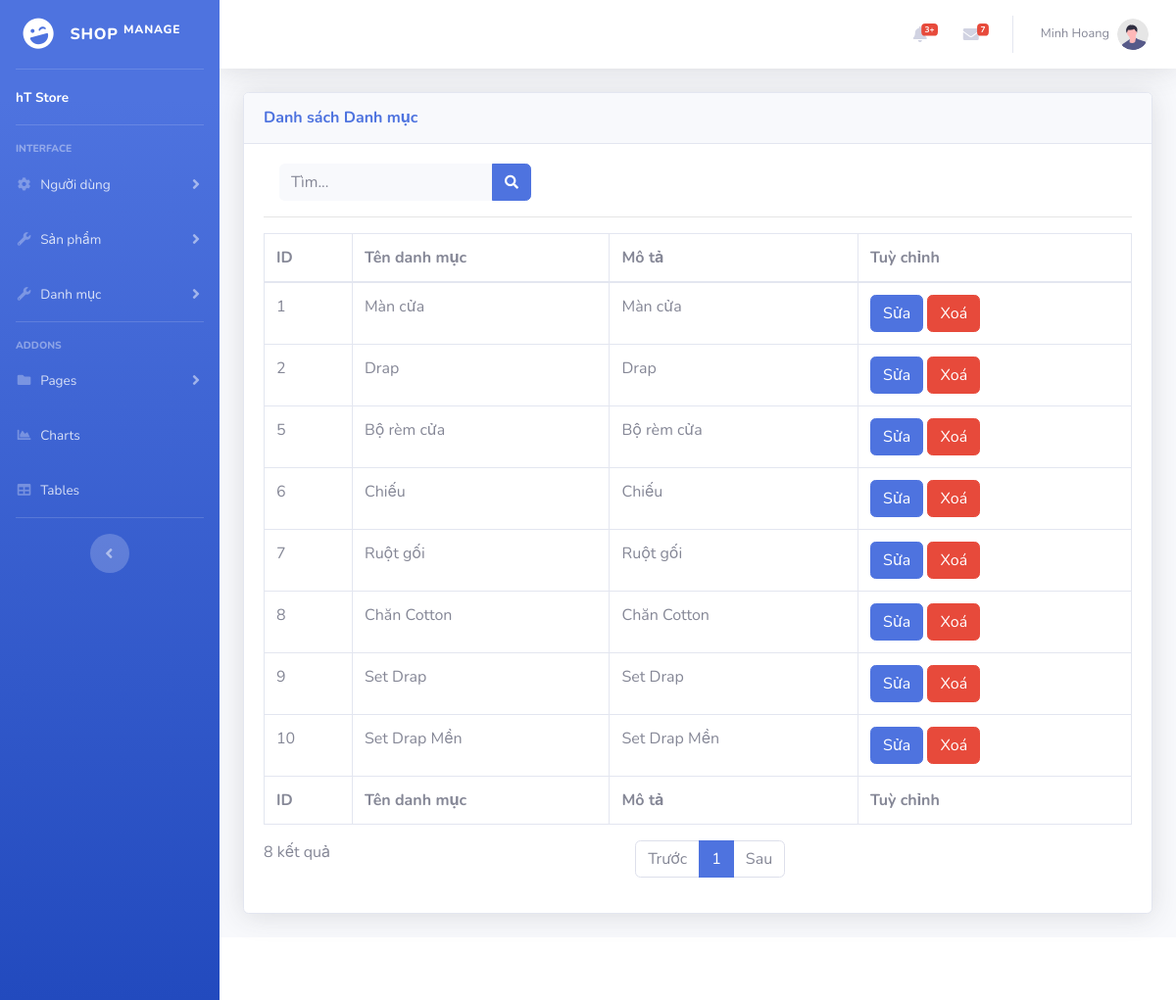
/admin/category (signed in), run on an earlier commit of the app's database.
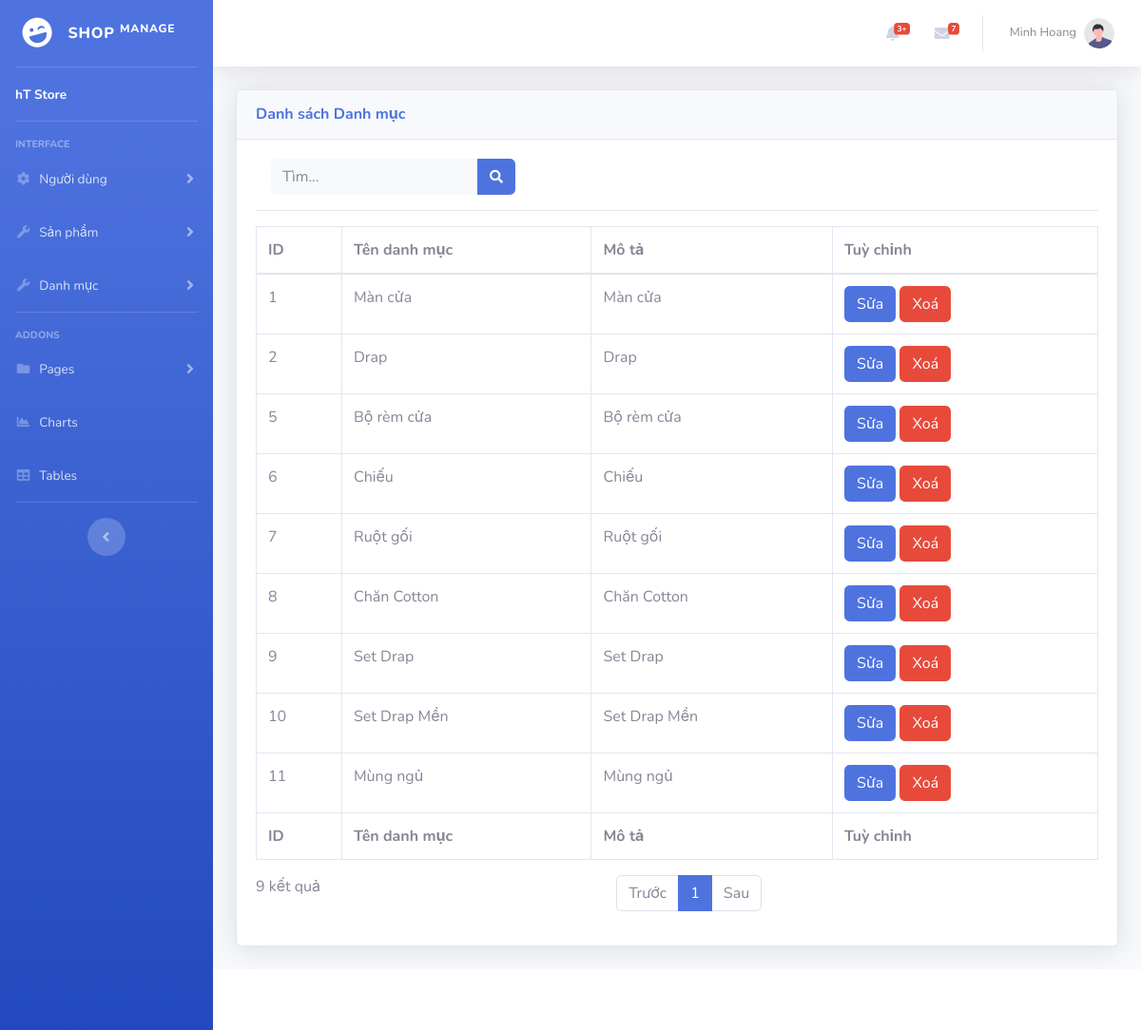
And on a later commit of the database.
### tables this page shows
CREATE TABLE `tbl_category` (
  `Id` int(11) NOT NULL,
  `CategoryName` text DEFAULT NULL,
  `Description` text DEFAULT NULL
);

### app/Controllers/admin/CategoryController.php (called while the page is built, shortened)
<?php
class CategoryController extends Controller
{
    public function index()
    {
        $this->View();
    }
}

### core/Database.php (called while the page is built, shortened)
<?php
class Database
{
    public static $DbConnect;
    function __construct()
    {
        global $db_config;
        try {
            self::$DbConnect = new mysqli($db_config['host'], $db_config['user'], isset($db_config['pass']) ? $db_config['pass'] : '', $db_config['db']);
        } catch (Exception $exception) {
            $mess = $exception->getMessage();
            $data['mess'] = $mess;
            App::$app->loadError('database', $data);
            die();
        }
    }
    function QueryPaging($tableName, $where, $pageIndex, $pageNumber, &$totalRows, $colums = null)
    {
        $select = "*";
        $sql = "SELECT {$select} FROM `{$tableName}` WHERE {$where}";
        $result = self::$DbConnect->query($sql);
        $start = ($pageIndex - 1) * $pageNumber;
        $sql = $sql . " limit {$start},{$pageNumber}";
        return self::$DbConnect->query($sql);
    }
}

### app/ViewModels/CategoryVM.php (called while the page is built, shortened)
<?php
class CategoryVM extends Model
{
    function __construct($category = null)
    {
        $this->Id = isset($category["Id"]) ? $category["Id"] : null;
        $this->CategoryName = isset($category["CategoryName"]) ? $category["CategoryName"] : null;
        $this->Description = isset($category["Description"]) ? $category["Description"] : null;
    }
    function GetPaging($params, $pageIndex, $pageNumber, &$totalRows)
    {
        $keyword = $params["keyword"] ?? "";
        if (!empty($keyword)) {
            $where = $this->WhereLike("Id", $keyword);
            $where .= $this->WhereOr($this->WhereLike("CategoryName", $keyword));
            $where .= $this->WhereOr($this->WhereLike("Description", $keyword));
        } else {
            $where = "1";
        }
        return $this->QueryPaging(CategoryVM::tableName, $where, $pageIndex, $pageNumber, $totalRows);
    }
}

### app/Views/admin/category/index.php (the view, shortened to what the changed rows need)
<?php
$model = new CategoryVM();
$totalRow = 0;
$indexPage = isset($_GET["page"]) ? intval($_GET["page"]) : 1;
$pageNumber = isset($_GET["number"]) ? intval($_GET["number"]) : 10;
$keyword = isset($_GET["keyword"]) ? $_GET["keyword"] : "";
$data = $model->GetPaging(["keyword" => $keyword], $indexPage, $pageNumber, $totalRow);
?>
<div class="card shadow mb-4">
    <div class="card-body">
        <div class="table-responsive">
            <table class="table table-bordered" id="dataTable" width="100%" cellspacing="0">
                <thead>
                    <tr>
                        <th>ID</th>
                        <th>Tên danh mục</th>
                        <th>Mô tả</th>
                        <th>Tuỳ chỉnh</th>
                    </tr>
                </thead>
                <tfoot>
                    <tr>
                        <th>ID</th>
                        <th>Tên danh mục</th>
                        <th>Mô tả</th>
                        <th>Tuỳ chỉnh</th>
                    </tr>
                </tfoot>
                <tbody>
                    <?php
                    if (!empty($data)) {
                        while ($row = $data->fetch_array()) {
                            $_item = new CategoryVM($row);
                    ?>
                            <tr>
                                <td>
                                    <?php echo $_item->Id; ?>
                                </td>
                                <td>
                                    <?php echo $_item->CategoryName; ?><br />
                                </td>
                                <td>
                                    <?php echo $_item->Description; ?>
                                </td>
                                <td>
                                    <a href="/admin/category/edit/<?php echo $_item->Id ?>" class="btn btn-primary">Sửa</a>
                                    <a onclick="return confirm('Xoá Danh mục sản phẩm này?')" href="/admin/category/delete/<?php echo $_item->Id ?>" class="btn btn-danger">Xoá</a>
                                </td>
                            </tr>
                    <?php
                        }
                    }
                    ?>
                </tbody>
            </table>
            <?php
            $trangHienTai = intval($_GET["page"]);
            $trangHienTai = max(1, $trangHienTai);
            $soTrang = ceil($totalRow / $pageNumber);
            Common::Paging($soTrang, $trangHienTai, $totalRow, "/admin/user/index/?page=[i]&number={$pageNumber}");
            ?>
        </div>
    </div>
</div>

### core/Common.php (shortened to what the changed rows need)
<?php
class Common
{
?>
    <?php
    public static function Paging($soTrang, $trangHienTai, $totalRow, $link = "[i]")
    {
    ?>
        <div class="row">
            <div class="col-sm-12 col-md-5">
                <div class="dataTables_info" id="dataTable_info" role="status" aria-live="polite"><?php echo $totalRow; ?> kết quả</div>
            </div>
            <div class="col-sm-12 col-md-7">
                <div class="dataTables_paginate paging_simple_numbers" id="dataTable_paginate">
                    <ul class="pagination">
                        <?php
                        for ($i = 1; $i <= $soTrang; $i++) {
                            $linkPages = str_replace("[i]", $i, $link);
                            $active = $i == $trangHienTai ? "active" : "";
                        ?>
                            <li class="paginate_button page-item <?php echo $active ?>">
                                <a href="<?php echo $linkPages ?>" aria-controls="dataTable" data-dt-idx="1" tabindex="0" class="page-link"><?php echo $i; ?>
                                </a>
                            </li>
                        <?php
                        }
                        ?>
                    </ul>
                </div>
            </div>
        </div>
<?php
        $str = ob_get_clean();
        echo $str;
    }
}
?>

What changed in the data, as far as the page shows it:
added tbl_category: Id "11", CategoryName "Mùng ngủ", Description "Mùng ngủ"
Also different on the page:
$totalRow: "8" → "9"
